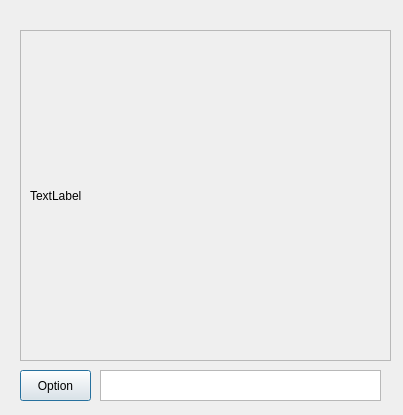
<?xml version="1.0" encoding="UTF-8"?>
<ui version="4.0">
 <class>Dialog</class>
 <widget class="QDialog" name="Dialog">
  <property name="geometry">
   <rect>
    <x>0</x>
    <y>0</y>
    <width>403</width>
    <height>415</height>
   </rect>
  </property>
  <property name="windowTitle">
   <string>Dialog</string>
  </property>
  <widget class="QTextEdit" name="textEdit">
   <property name="geometry">
    <rect>
     <x>100</x>
     <y>370</y>
     <width>281</width>
     <height>31</height>
    </rect>
   </property>
  </widget>
  <widget class="QPushButton" name="pushButton">
   <property name="geometry">
    <rect>
     <x>20</x>
     <y>370</y>
     <width>71</width>
     <height>31</height>
    </rect>
   </property>
   <property name="text">
    <string>Option</string>
   </property>
  </widget>
  <widget class="QScrollArea" name="scrollArea">
   <property name="geometry">
    <rect>
     <x>20</x>
     <y>30</y>
     <width>371</width>
     <height>331</height>
    </rect>
   </property>
   <property name="minimumSize">
    <size>
     <width>371</width>
     <height>331</height>
    </size>
   </property>
   <property name="widgetResizable">
    <bool>true</bool>
   </property>
   <widget class="QWidget" name="scrollAreaWidgetContents">
    <property name="geometry">
     <rect>
      <x>0</x>
      <y>0</y>
      <width>369</width>
      <height>329</height>
     </rect>
    </property>
    <layout class="QVBoxLayout" name="verticalLayout">
     <item>
      <widget class="QLabel" name="label_2">
       <property name="minimumSize">
        <size>
         <width>350</width>
         <height>311</height>
        </size>
       </property>
       <property name="text">
        <string>TextLabel</string>
       </property>
      </widget>
     </item>
    </layout>
   </widget>
  </widget>
 </widget>
 <resources/>
 <connections/>
</ui>
